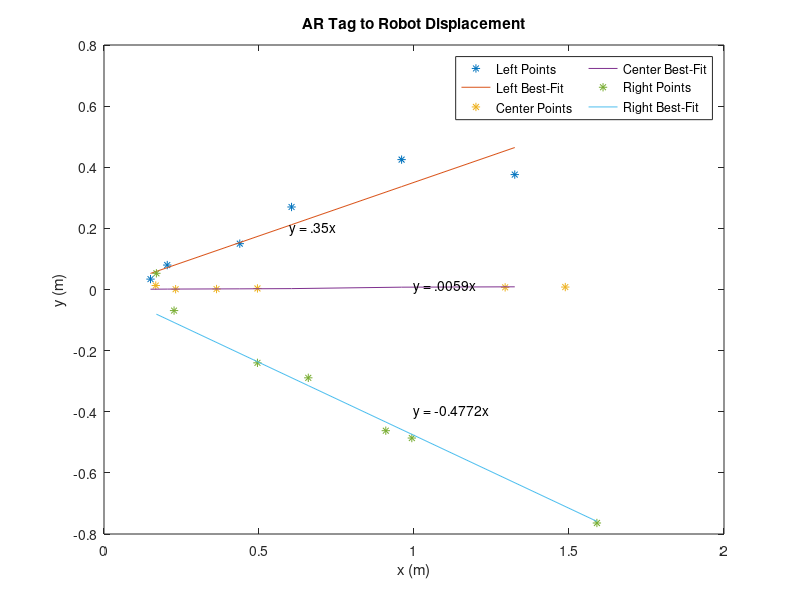

This figure's MATLAB source:
x = [1.325, .96, .605, .438, .204, .15]
y = [.376, .425, .27, .15, .08, .034]

a = x'\y';

plot(x,y,'*')
title('AR Tag to Robot Displacement')
hold on
plot(x,a*x)
xlabel('x (m)')
ylabel('y (m)')

p = polyfit(x,a*x,1)
%y =.35x + 0

str = {'y = .35x '};
text(.6,.2,str)
hold on
%y =.35x + 0

%%%%%%%%%%%%%%%%%%%%%%%%%%%%%%%%%%%%%%%%%%%%

x2 = [1.488, 1.294, .495, .363, .231, .167]
y2 = [.008, .007, .0035, .0015, .001, .013]

a2 = x2'\y2';

plot(x2,y2,'*')

hold on
plot(x,a2*x2)
hold on
p2 = polyfit(x2,a2*x2,1)
%y =.0059x + 0

str = {'y = .0059x '};
text(1,.01,str)
hold on

%%%%%%%%%%%%%%%%%%%%%%%%%%%%%%%%%%%%%%%%%%

x3 = [1.59, .993, .909, .659, .495, .226, .169]
y3 = [-.764, -.486, -.462, -.289, -.240, -.069, .053]

a3 = x3'\y3';
%plot(x,y,'*',x,a*x)

plot(x3,y3,'*')

hold on
plot(x3,a3*x3)
hold on

p3 = polyfit(x3,a3*x3,1)
%y =-.4772x + 0

str = {'y = -0.4772x '};
text(1,-.4,str)
hold on

lgd = legend('Left Points', 'Left Best-Fit', 'Center Points', 'Center Best-Fit', 'Right Points' , 'Right Best-Fit');
set(legend, 'NumColumns', 2)
title('AR Tag to Robot Displacement')